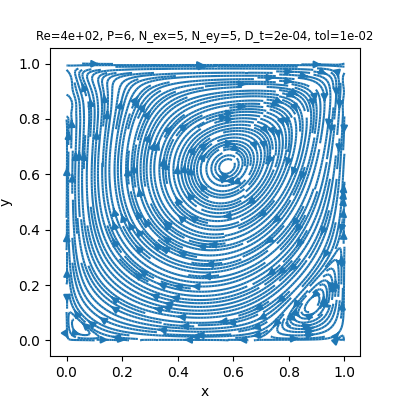

Source code (Python):
import numpy as np
import scipy.sparse.linalg as sp_sparse_linalg
import scipy.sparse as sp_sparse
import sparse  # this package is exclusively used for three dimensional sparse matrices, i.e. the convection matrices
import SEM
import matplotlib.pyplot as plt

"""
Solves the dimensionless time dependent NAVIER-STOKES equations for u(t,x,y) and v(t,x,y)
∂ₜ[u, v] + Re([u, v]∘∇)[u, v]  = -∇p + ∇²[u, v] ∀t>0, (x,y)∈[0,L_x]×[0,L_y]
∇∘[u, v] = 0 ∀t>0, (x,y)∈[0,L_x]×[0,L_y]
with tangential DIRICHLET conditions
v(t,0,y)   = v_W ∀t>0, y∈[0,L_y]
v(t,L_x,y) = v_E ∀t>0, y∈[0,L_y]
u(t,x,0)   = u_S ∀t>0, x∈[0,L_x]
u(t,x,L_y) = u_N ∀t>0, x∈[0,L_x]
Temporal discretization is performed using the pressure-correction method from KIM-MOIN
(doi.org/10.1016/0021-9991(85)90148-2).
Possible reference solutions from GHIA (doi.org/10.1016/0021-9991(82)90058-4).
"""

# setup
L_x = 1     # length in x direction
L_y = 1     # length in y direction
Re = 4e2    # REYNOLDS number
P = 6       # polynomial order
N_ex = 5    # num of elements in x direction
N_ey = 5    # num of elements in y direction
D_t = 2e-4  # step size in time
tol = 1e-2  # tolerance for stationarity such that max(‖Δu‖∞,‖Δv‖∞) < tol
v_W = 0     # tangential velocity at x=0
v_E = 0     # tangential velocity at x=L_x
u_S = 0     # tangential velocity at y=0
u_N = 1     # tangential velocity at y=L_y

# grid
D_x = L_x / N_ex
D_y = L_y / N_ey
points = SEM.global_nodes(P, N_ex, N_ey, D_x, D_y)
points_e = SEM.element_nodes(P, N_ex, N_ey, D_x, D_y)

# matrices
M = SEM.global_mass_matrix(P, N_ex, N_ey, D_x, D_y)
M_inv = sp_sparse.diags(1/M.diagonal()).tocsr()
K = SEM.global_stiffness_matrix(P, N_ex, N_ey, D_x, D_y)
G_x, G_y = SEM.global_gradient_matrices(P, N_ex, N_ey, D_x, D_y)
C_x, C_y = SEM.global_convection_matrices(P, N_ex, N_ey, D_x, D_y)

# DIRICHLET condition vectors
dirichlet_u = np.full(points.shape[1], np.nan)
dirichlet_v = np.full(points.shape[1], np.nan)
dirichlet_phi = np.full(points.shape[1], np.nan)
dirichlet_u[np.isclose(points[0], 0)] = 0
dirichlet_u[np.isclose(points[0], L_x)] = 0
dirichlet_u[np.isclose(points[1], 0)] = u_S
dirichlet_u[np.isclose(points[1], L_y)] = u_N
dirichlet_v[np.isclose(points[0], 0)] = v_W
dirichlet_v[np.isclose(points[0], L_x)] = v_E
dirichlet_v[np.isclose(points[1], 0)] = 0
dirichlet_v[np.isclose(points[1], L_y)] = 0
# dirichlet_phi[0] = 0  # reference pseudo pressure at south-east corner; required if a direct solver would be used

# initial condition
u = np.zeros(points.shape[1])
v = np.zeros(points.shape[1])
u[~np.isnan(dirichlet_u)] = dirichlet_u[~np.isnan(dirichlet_u)]
v[~np.isnan(dirichlet_v)] = dirichlet_v[~np.isnan(dirichlet_v)]


# solve
def solve_with_dirichlet(A, b, dirichlet):
    x = np.zeros(b.shape)
    ind_dirichlet = ~np.isnan(dirichlet)  # indices where DIRICHLET condition
    x[ind_dirichlet] = dirichlet[ind_dirichlet]  # set known solution
    b -= A[:, ind_dirichlet] @ dirichlet[ind_dirichlet]  # bring columns on RHS
    b = b[~ind_dirichlet]  # skip rows
    A = A[~ind_dirichlet, :][:, ~ind_dirichlet]  # skip rows/cols
    x[~ind_dirichlet], info = sp_sparse_linalg.gmres(A, b, tol=1e-4)  # solve on free indices
    if info != 0:
        raise RuntimeError('GMRES failed to converge')
    return x


res = 1
n = 0
while res > tol:
    n += 1
    # pressure-correction method; Convection term OSEEN like
    Conv = Re * (sparse.tensordot(C_x, u, (1, 0), return_type=sparse.COO).tocsr()
               + sparse.tensordot(C_y, v, (1, 0), return_type=sparse.COO).tocsr())  # i.e. = Re*(u @ C_x + v @ C_y)
    u_pre = solve_with_dirichlet(1/D_t*M + 0.5*Conv + 0.5*K, (1/D_t*M - 0.5*Conv - 0.5*K) @ u, dirichlet_u)
    v_pre = solve_with_dirichlet(1/D_t*M + 0.5*Conv + 0.5*K, (1/D_t*M - 0.5*Conv - 0.5*K) @ v, dirichlet_v)
    phi = solve_with_dirichlet(K, -1/D_t * (G_x @ u_pre + G_y @ v_pre), dirichlet_phi)
    u_new = u_pre - D_t * M_inv @ G_x @ phi
    v_new = v_pre - D_t * M_inv @ G_y @ phi
    res = max(np.max(np.abs(u_new - u)), np.max(np.abs(v_new - v)))/D_t
    print(f"t = {n*D_t:.3e}; lg(res) = {np.log10(res)}")
    u = u_new.copy()
    v = v_new.copy()

# scatter for plot
u_e = SEM.scatter(u, P, N_ex, N_ey)
v_e = SEM.scatter(v, P, N_ex, N_ey)

# plot
x_plot, y_plot = np.meshgrid(np.linspace(0, L_x, 101), np.linspace(0, L_y, 101), indexing='ij')
u_plot = SEM.eval_interpolation(u_e, points_e, (x_plot, y_plot))
v_plot = SEM.eval_interpolation(v_e, points_e, (x_plot, y_plot))
fig = plt.figure(figsize=(L_x*4, L_y*4))
ax = fig.gca()
ax.streamplot(x_plot.T, y_plot.T, u_plot.T, v_plot.T, density=3)
ax.set_title(f"Re={Re:.0e}, P={P}, N_ex={N_ex}, N_ey={N_ey}, D_t={D_t:.0e}, tol={tol:.0e}", fontsize='small')
ax.set_xlabel('x')
ax.set_ylabel('y')
plt.show()

# print y, u(x=L_x/2,y)
np.savetxt('Cavity.out', np.transpose([y_plot[0, :], u_plot[np.isclose(x_plot, L_x/2)]]), delimiter=',')
